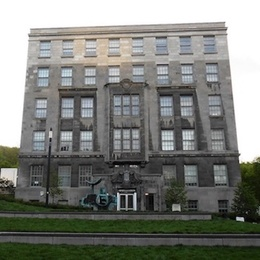
%> input picture A2/Q2/james.jpg, 260 x 260 px, shrunk from 512 x 512 before the run
$ octave Q2.m   (GNU Octave 9; MATLAB toolbox functions it lacks are replaced by stand-ins)
%> lines starting %> are read from the running program, lines starting %| are printed output that depends on the picture
close all; clear;
I = imread('james.jpg');
%> I is the input picture: size 260x260x3 uint8; mean R, G, B 126.3, 128.4, 123.1

% I1 = imrotate(I, 20);
% I = imresize(I1, [1024 1024]);
%to rotate and resize the image for testing SIFT algorithm

J = I(:,:,2);%take the green channel
green = mat2gray(J);%grayscale
imwrite(green, 'green_only.jpg');
[m,n] = size(green);
%> m = 260; n = 260

%part 1
%level 0, sigma value 1
sigma = 1; gfilter0 = imgaussfilt(green,sigma);%filter with gaussian

%level 1, sigma value 2
sigma = 2; gfilter1 = imgaussfilt(green,sigma);
downsample1 = imresize(gfilter1, 1/2);%resize
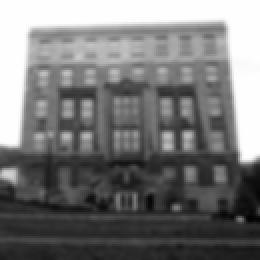
%> downsample1: size 130x130 double (shown 2 times larger); min 0.0564, max 1, mean 0.504; drawn with min black and max white

%level 2, sigma value 4
sigma = 4; gfilter2 = imgaussfilt(green,sigma);
%> after `gfilter2 = imgaussfilt(green,sigma)`:
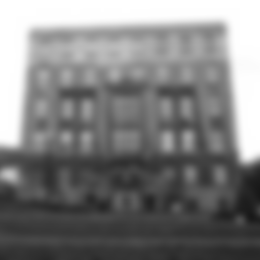
%> gfilter2: size 260x260 double; min 0.0951, max 1, mean 0.503
downsample2 = imresize(gfilter2, 1/4);%resize
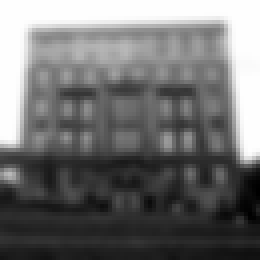
%> downsample2: size 65x65 double (shown 4 times larger); min 0.101, max 1, mean 0.503; drawn with min black and max white

%level 3, sigma value 8
sigma = 8; gfilter3 = imgaussfilt(green,sigma);
downsample3 = imresize(gfilter3, 1/8);%resize

%level 4, sigma value 16
sigma = 16; gfilter4 = imgaussfilt(green,sigma);
downsample4 = imresize(gfilter4, 1/16);%resize

%level 5, sigma value 32
sigma = 32; gfilter5 = imgaussfilt(green,sigma);
%> after `gfilter5 = imgaussfilt(green,sigma)`:
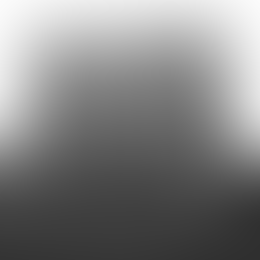
%> gfilter5: size 260x260 double; min 0.185, max 0.989, mean 0.509
downsample5 = imresize(gfilter5, 1/32);%resize
%> downsample5 = [0.957 0.914 0.881 0.869 0.86 0.847 0.852 0.893 0.949; 0.907 0.816 0.748 0.725 0.712 0.695 0.709 0.791 0.899; 0.854 0.713 0.609 0.576 0.565 0.551 0.576 0.692 0.848; 0.789 0.631 0.514 0.477 0.469 0.463 0.493 0.621 0.8; 0.667 0.535 0.436 0.405 0.401 0.4 0.428 0.537 0.69; 0.491 0.416 0.357 0.336 0.334 0.339 0.36 0.42 0.498; 0.34 0.314 0.29 0.28 0.279 0.284 0.295 0.306 0.31; 0.258 0.253 0.249 0.247 0.246 0.247 0.246 0.234 0.214; 0.221 0.222 0.224 0.226 0.226 0.222 0.215 0.203 0.191]

figure(1)%displaying gaussian pyramid
subplot(2,3,1); imshow(gfilter0); title('gaussian, level 0, sigma = 1');
subplot(2,3,2); imshow(downsample1); title('gaussian, level 1, sigma = 2');
subplot(2,3,3); imshow(downsample2); title('gaussian, level 2, sigma = 4');
subplot(2,3,4); imshow(downsample3); title('gaussian, level 3, sigma = 8');
subplot(2,3,5); imshow(downsample4); title('gaussian, level 4, sigma = 16');
subplot(2,3,6); imshow(downsample5); title('gaussian, level 5, sigma = 32');
%> after `title('gaussian, level 5, sigma = 32')`:
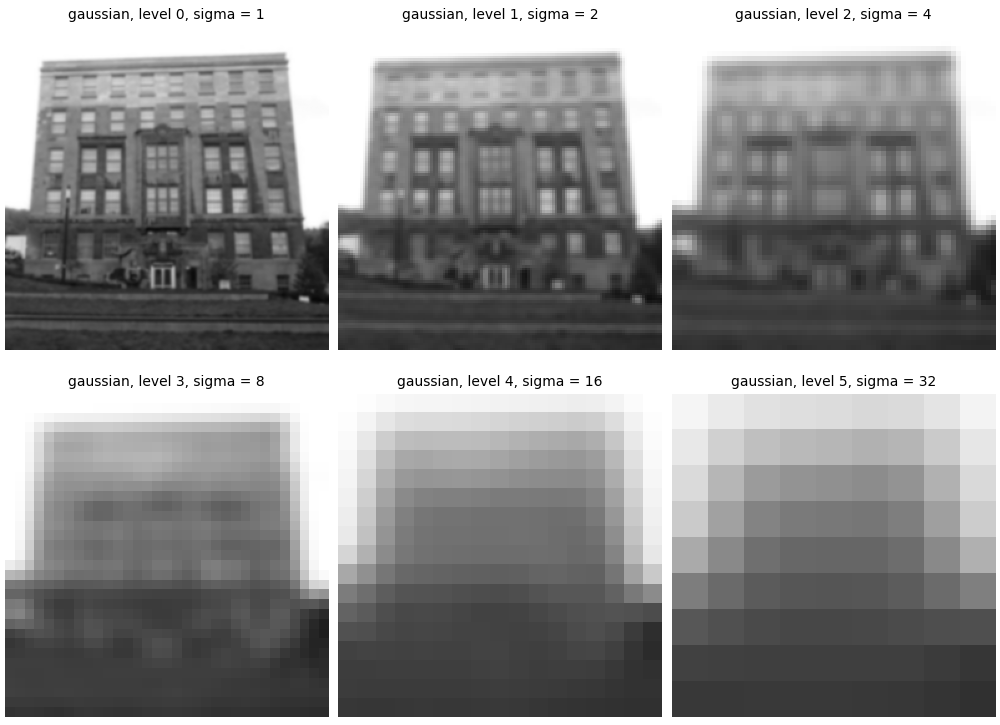
%> figure redrawn from the program's plot data, 6 panels

%part 2
%calculating each level of laplcian pyramid by taking difference of
% gaussians at successive scales
dog0 = gfilter0 - imresize(downsample1, 2);
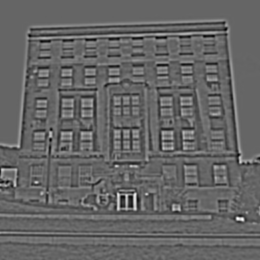
%> dog0: size 260x260 double; min -0.153, max 0.231, mean 1.58e-05; drawn with min black and max white
dog1 = downsample1 - imresize(downsample2, 2);
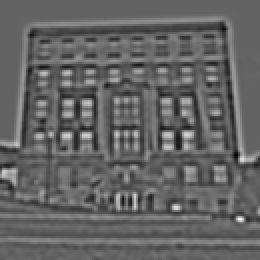
%> dog1: size 130x130 double (shown 2 times larger); min -0.14, max 0.217, mean 4.94e-05; drawn with min black and max white
%> (the run ends here)
